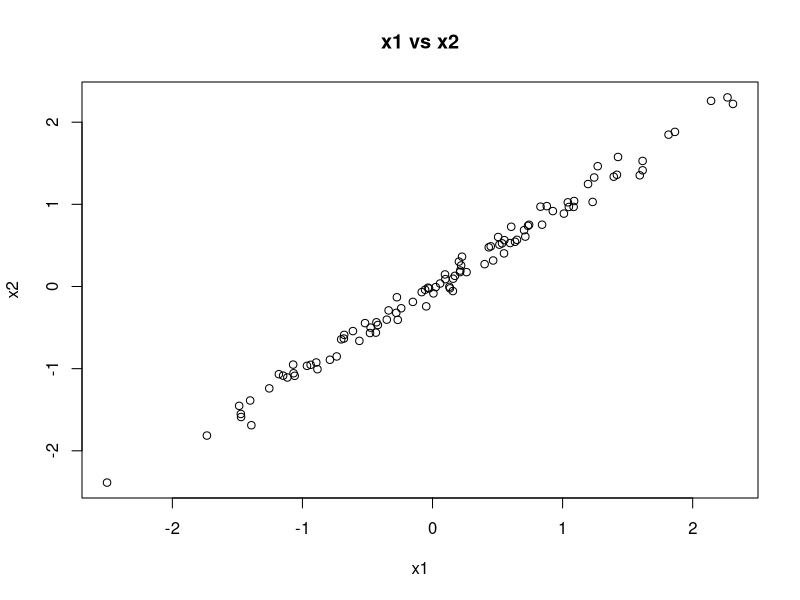
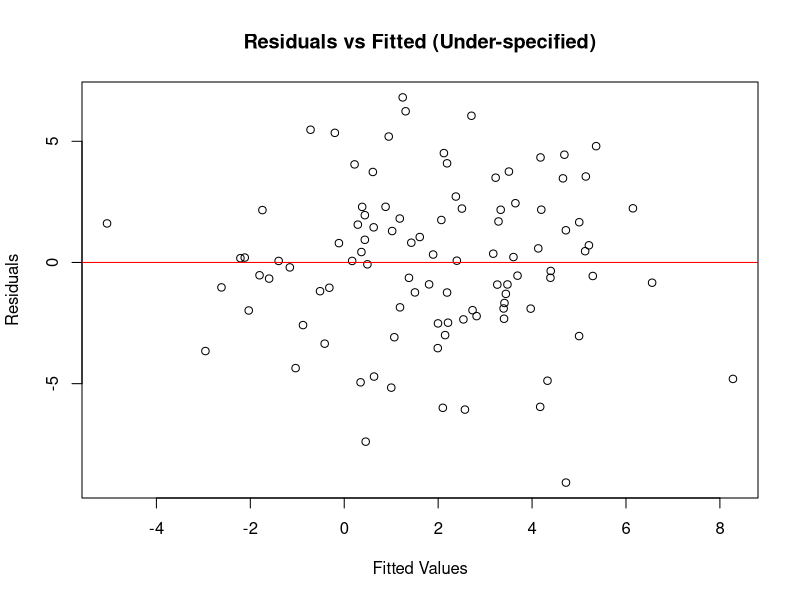
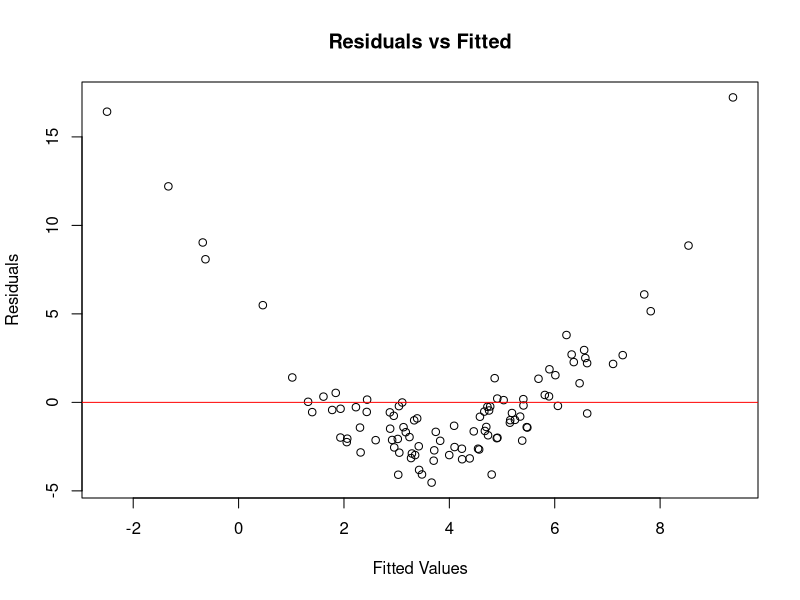

Write the R code that produced these figures, in order.
## ---- chunk 1
# Load required packages
library(lmtest)  # For Ramsey RESET test
library(car)     # For VIF
## ---- chunk 2
# Generate synthetic data with optional violations
generate_data <- function(n = 100, beta = c(1, 2, 3), multicol = FALSE, under_spec = FALSE, 
                         over_spec = FALSE, nonlinear = FALSE) {
  # Generate regressors
  if (multicol) {
    x1 <- rnorm(n)
    x2 <- x1 + rnorm(n, sd = 0.1)  # High correlation with x1
  } else {
    x1 <- rnorm(n)
    x2 <- rnorm(n)
  }
  
  if (over_spec) {
    x3 <- rnorm(n)  # Irrelevant variable
  }
  
  # Generate response variable
  if (nonlinear) {
    y <- beta[1] + beta[2] * x1 + beta[3] * x1^2 + rnorm(n)
  } else {
    y <- beta[1] + beta[2] * x1 + beta[3] * x2 + rnorm(n)
  }
  
  # Create data frame
  data <- data.frame(y = y, x1 = x1, x2 = x2)
  if (over_spec) data$x3 <- x3
  if (under_spec) data <- data[, !names(data) %in% "x2"]
  
  return(data)
}
## ---- chunk 3
# Run regression and tests for a given scenario
run_experiment <- function(data, multicol = FALSE, under_spec = FALSE, over_spec = FALSE, 
                          nonlinear = FALSE, true_model = FALSE) {
  # Define the regression model based on scenario
  if (true_model) {
    model <- lm(y ~ x1 + x2, data = data)
  } else if (under_spec) {
    model <- lm(y ~ x1, data = data)
  } else if (over_spec) {
    model <- lm(y ~ x1 + x2 + x3, data = data)
  } else {
    model <- lm(y ~ x1 + x2, data = data)
  }
  
  # Print model summary
  cat("\nModel Summary:\n")
  print(summary(model))
  
  # Multicollinearity tests
  if (multicol) {
    cat("\nMulticollinearity Tests:\n")
    cat("VIF:\n")
    print(vif(model))
    cat("Correlation Matrix:\n")
    print(cor(data[, !names(data) %in% "y"]))
    cat("Condition Number:", kappa(model.matrix(model)), "\n")
    plot(data$x1, data$x2, main = "x1 vs x2", xlab = "x1", ylab = "x2")
  }
  
  # Functional form misspecification tests
  if (nonlinear) {
    cat("\nFunctional Form Misspecification Tests:\n")
    cat("Ramsey RESET Test:\n")
    print(resettest(model, power = 2:3))
    plot(fitted(model), residuals(model), main = "Residuals vs Fitted", 
         xlab = "Fitted Values", ylab = "Residuals")
    abline(h = 0, col = "red")
  }
  
  # For under-specification: residual plot
  if (under_spec) {
    plot(fitted(model), residuals(model), main = "Residuals vs Fitted (Under-specified)", 
         xlab = "Fitted Values", ylab = "Residuals")
    abline(h = 0, col = "red")
  }
}
## ---- chunk 4
# Scenario 1: Multicollinearity
cat("\n=== Multicollinearity Scenario ===\n")
data_multicol <- generate_data(multicol = TRUE)
run_experiment(data_multicol, multicol = TRUE)

# Scenario 2: Under-specification
cat("\n=== Under-specification Scenario ===\n")
data_under <- generate_data(under_spec = TRUE)
run_experiment(data_under, under_spec = TRUE)

# Scenario 3: Over-specification
cat("\n=== Over-specification Scenario ===\n")
data_over <- generate_data(over_spec = TRUE)
run_experiment(data_over, over_spec = TRUE)

# Scenario 4: Functional Form Misspecification
cat("\n=== Nonlinear Scenario ===\n")
data_nonlinear <- generate_data(nonlinear = TRUE)
run_experiment(data_nonlinear, nonlinear = TRUE)

# Scenario 5: Correct Model (Baseline)
cat("\n=== Correct Model Scenario ===\n")
data_correct <- generate_data()
run_experiment(data_correct, true_model = TRUE)
